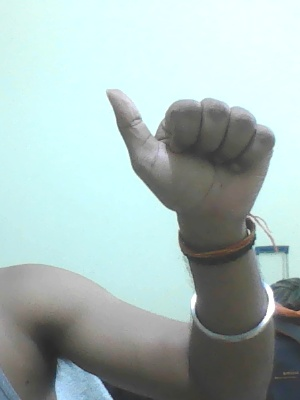
#> input picture major/data/train/A/0.jpg, 300 x 400 px, given in place of the camera
$ python gesture_capture.py
#> lines starting #> are read from the running program, lines starting #| are printed output that depends on the picture; after the words box and inside, x2 and y2 are one past the last pixel; in counts of white or black regions, pixels touching at a corner belong together
import cv2
import os
import string
from image_processing import process_image  # Import the image processing function

# Create the directory structure
if not os.path.exists("data"):
    os.makedirs("data")
if not os.path.exists("data/train"):
    os.makedirs("data/train")
if not os.path.exists("data/test"):
    os.makedirs("data/test")
# ... (code to create subdirectories for classes) ...

# Train or test
mode = 'train'
directory = 'data/' + mode + '/'
minValue = 70

cap = cv2.VideoCapture(0)
interrupt = -1

while True:
    _, frame = cap.read()
#> frame is the input picture: shape (400, 300, 3); mean B, G, R 185.1, 186.9, 167.9
    # Simulating mirror image
    frame = cv2.flip(frame, 1)
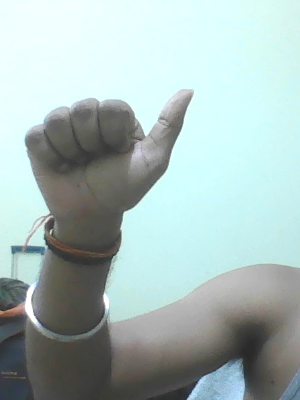
#> frame: shape (400, 300, 3); mean B, G, R 185.1, 186.9, 167.9

    # ... (code to count existing images and display counts) ...

    cv2.rectangle(frame, (220-1, 9), (620+1, 419), (255,0,0), 1)
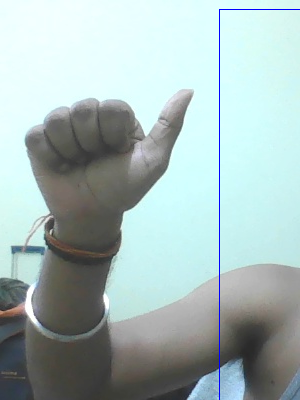
#> frame: shape (400, 300, 3); 0.39% of pixels changed, all inside (x1, y1, x2, y2) = (219, 9, 300, 400)
    roi = frame[10:410, 220:520]
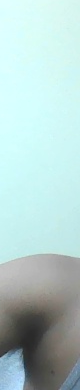
#> roi: shape (390, 80, 3); mean B, G, R 205.1, 206.6, 179.6

    cv2.imshow("Frame", frame)
    gray = cv2.cvtColor(roi, cv2.COLOR_BGR2GRAY)
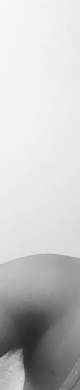
#> gray: shape (390, 80); min 39, max 246, mean 198.3

    blur = cv2.GaussianBlur(gray, (5, 5), 2)
    th3 = cv2.adaptiveThreshold(blur, 255, cv2.ADAPTIVE_THRESH_GAUSSIAN_C, cv2.THRESH_BINARY_INV, 11, 2)
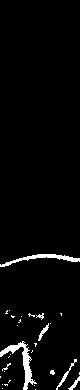
#> th3: shape (390, 80); 3.3% white; 30 white regions (23 under 20 px), largest, box (x1, y1, x2, y2) and area: (0, 341, 37, 390) 417, (0, 254, 80, 267) 293, (56, 359, 77, 390) 83
    ret, test_image = cv2.threshold(th3, minValue, 255, cv2.THRESH_BINARY_INV+cv2.THRESH_OTSU)
#> ret = 0

    test_image = cv2.resize(test_image, (300, 300))
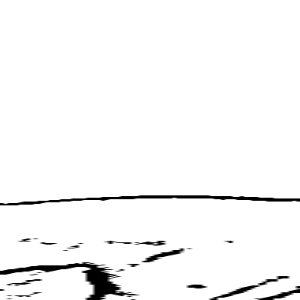
#> test_image: shape (300, 300); min 0, max 255, mean 246.5
    cv2.imshow("test", test_image)

    interrupt = cv2.waitKey(10)
#> (key Esc is pressed here)

    if interrupt & 0xFF == 27:  # esc key
        break
    # ... (code to save images based on key presses) ...

cap.release()
cv2.destroyAllWindows()

# You can also add code here to process images using the process_image function.
# Example:
# image_path = 'path_to_image.jpg'
# processed_image = process_image(image_path)
# Do something with the processed image
